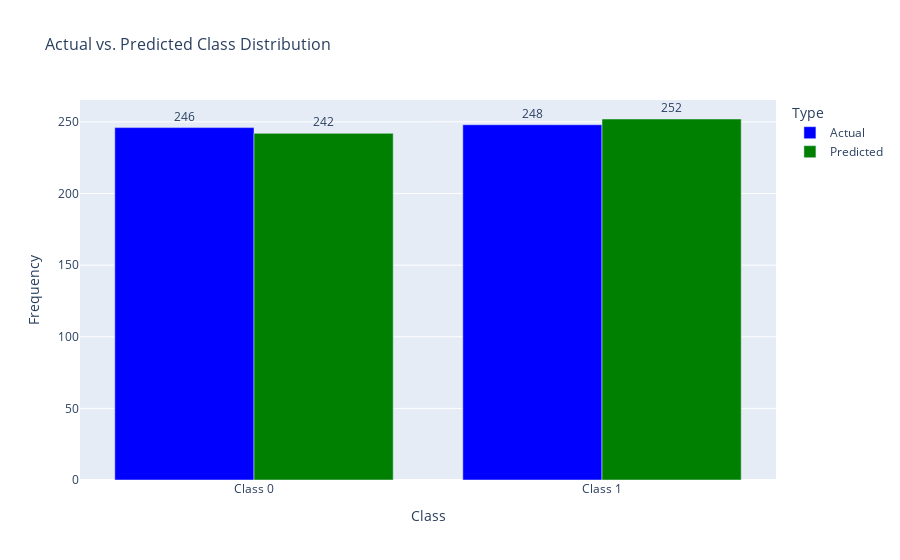

Here is the notebook cell this chart was saved with:
### Code cell
import plotly.express as px
import pandas as pd

# Create a DataFrame for actual and predicted values
df_plot = pd.DataFrame({'Actual': y_test, 'Predicted': y_pred})

# Count occurrences of each class in actual and predicted
actual_counts = df_plot['Actual'].value_counts().sort_index()
predicted_counts = df_plot['Predicted'].value_counts().sort_index()

# Combine counts into a DataFrame for Plotly
df_counts = pd.DataFrame({
    'Class': ['Class 0', 'Class 1', 'Class 0', 'Class 1'],
    'Type': ['Actual', 'Actual', 'Predicted', 'Predicted'],
    'Count': [actual_counts[0], actual_counts[1], predicted_counts[0], predicted_counts[1]]
})

# Create the bar plot
fig = px.bar(df_counts, 
             x='Class', 
             y='Count', 
             color='Type', 
             barmode='group',
             color_discrete_map={'Actual': 'blue', 'Predicted': 'green'},
             title='Actual vs. Predicted Class Distribution',
             labels={'Count': 'Frequency', 'Class': 'Class'},
             text='Count')

# Update layout for better aesthetics
fig.update_traces(texttemplate='%{text}', textposition='outside')
fig.update_layout(title_font_size=16,
                  xaxis_title='Class',
                  yaxis_title='Frequency',
                  legend_title='Type',
                  font=dict(size=12))

# Show the plot
fig.show()

### Figure 1 — Plotly figure (JSON) as saved in the notebook; plotly's stock layout.template omitted (floating-point values rounded to 4 significant figures)
{"data": [{"alignmentgroup": "True", "hovertemplate": "Type=Actual<br>Class=%{x}<br>Frequency=%{text}<extra></extra>", "legendgroup": "Actual", "marker": {"color": "blue", "pattern": {"shape": ""}}, "name": "Actual", "offsetgroup": "Actual", "orientation": "v", "showlegend": true, "text": [246, 248], "textposition": "outside", "texttemplate": "%{text}", "type": "bar", "x": ["Class 0", "Class 1"], "xaxis": "x", "y": [246, 248], "yaxis": "y"}, {"alignmentgroup": "True", "hovertemplate": "Type=Predicted<br>Class=%{x}<br>Frequency=%{text}<extra></extra>", "legendgroup": "Predicted", "marker": {"color": "green", "pattern": {"shape": ""}}, "name": "Predicted", "offsetgroup": "Predicted", "orientation": "v", "showlegend": true, "text": [242, 252], "textposition": "outside", "texttemplate": "%{text}", "type": "bar", "x": ["Class 0", "Class 1"], "xaxis": "x", "y": [242, 252], "yaxis": "y"}], "layout": {"barmode": "group", "font": {"size": 12}, "legend": {"title": {"text": "Type"}, "tracegroupgap": 0}, "title": {"font": {"size": 16}, "text": "Actual vs. Predicted Class Distribution"}, "xaxis": {"anchor": "y", "domain": [0, 1], "title": {"text": "Class"}}, "yaxis": {"anchor": "x", "domain": [0, 1], "title": {"text": "Frequency"}}}}
